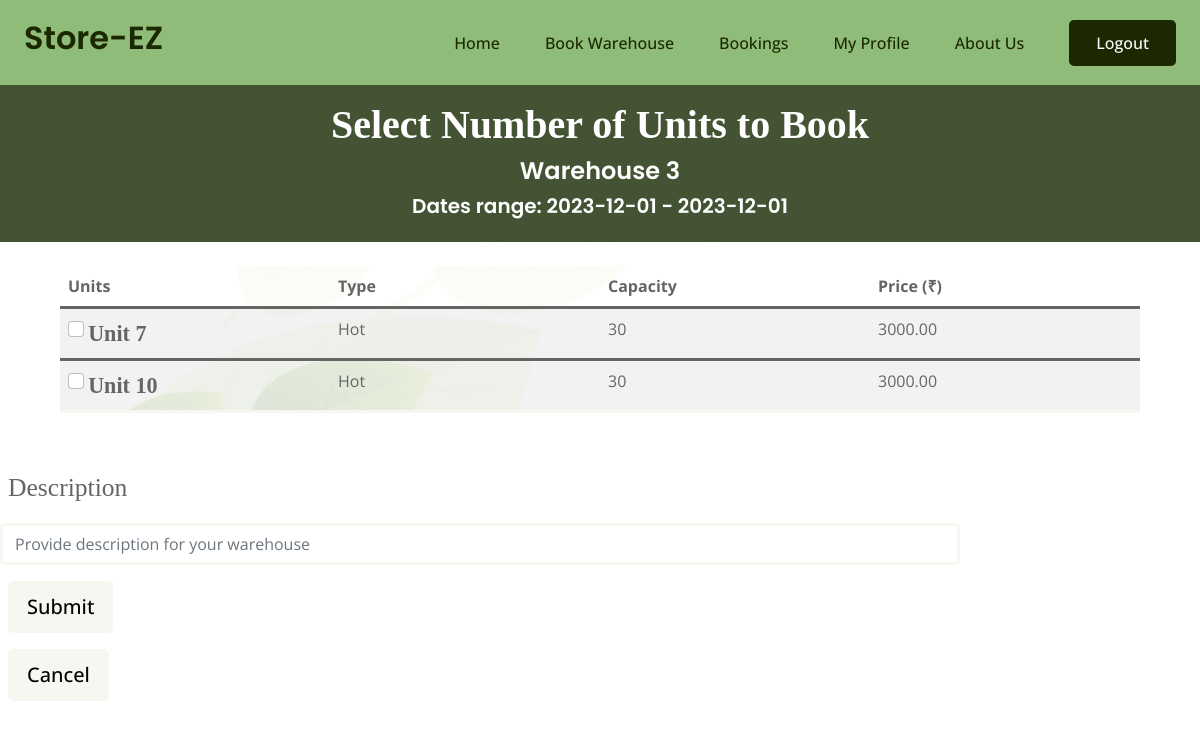
/farmer/book/3/2023-12-01/2023-12-01 (signed in), run on an earlier commit of the app's database.
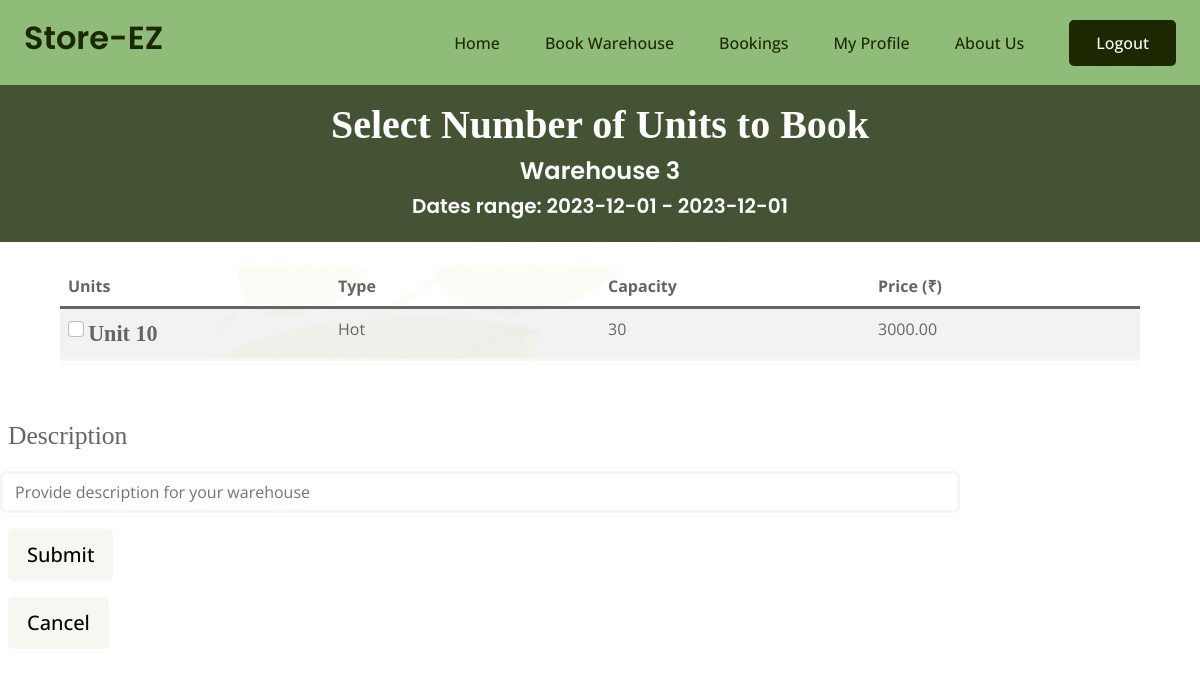
And on a later commit of the database.
### mainapp/models.py (models this page shows, shortened)
class Unit(models.Model):
    id = models.BigAutoField(primary_key=True)
    type = models.CharField(max_length=100) # Check box field
    capacity = models.IntegerField()
    price = models.DecimalField(max_digits=10, decimal_places=2)
    warehouse = models.ForeignKey(Warehouse, on_delete=models.CASCADE)

### farmer/views.py (the view, shortened to what this page needs)
# urls.py: path("farmer/book/<int:id>/<str:start>/<str:end>",views.book,name='book'),
@login_required(login_url='login')
def book(request,id, start, end):
    warehouse = Warehouse.objects.get(id=id)
    all_units = warehouse.unit_set.all()
    end_date = datetime.strptime(end, '%Y-%m-%d').date()
    start_date = datetime.strptime(start, '%Y-%m-%d').date()
    booked_units = Booking.objects.filter(start_date__lte=end_date,end_date__gte=start_date). \
            values_list('unit', flat=True).exclude(unit=None).distinct()
    print("Bookings: ",Booking.objects.filter(start_date__lte=end_date,end_date__gte=start_date))
    print("Booked_units: ",booked_units)
    unbooked_units = all_units.exclude(id__in=booked_units.values_list('unit'))
    total_days = (end_date - start_date).days + 1
    print("Start Date:", start_date)
    print("End Date:", end_date)
    print("Total:",total_days,"Days")
    context = {'startdate':start, 'enddate':end, 'units':unbooked_units, 'total_days':total_days,'id':warehouse.id}
    return render(request,'farmer/book.html',context)

### mainapp/models.py (called while the page is built)
    def __str__(self) -> str:
        return f"{self.id} {self.start_date}-{self.end_date}"

### farmer/templates/farmer/book.html (shortened to what this page needs)
{% extends 'farmerbase.html' %}
{% load static %}
{% block css %}
<link rel="stylesheet" href="{% static 'farmer/tableunit.css' %}">
<link rel="stylesheet" href="{% static 'farmer/style5.css' %}">
<link rel="stylesheet" href="{% static 'farmer/css/cascade.css' %}" />
{% endblock %}
{%block content%}
<div class="outer-box container-fluid " >
  <div class="bg-dgreen">
      <div class="bg-dgreen py-3 d-flex flex-column justify-content-end align-items-center mb-4 rempad">
          <div class="font-large"> <h2 class="text-center ff" style="font-size: 100%; text-decoration-line:none; -webkit-text-fill-color: white;">Select Number of Units to Book</h2><h4 style="color:white">Warehouse {{id}}</h4>
            <h5 style="color:white">Dates range: {{startdate}} - {{enddate}}</h5></div>
        </div>
    </div>
      <form action="" method="post">
        <div class="table-layout">
        <table class="table table-hover table-striped" style="border-radius:20px;  background-image: url({%static 'farmer/bg.png' %})">
          <thead>
            <tr>
              <th scope="col">Units</th>
              <th scope="col">Type</th>
              <th scope="col">Capacity</th>
              <th scope="col">Price (₹)</th>
            </tr>
          </thead>
          {% for unit in units %}
          <tbody>
            <tr>
              <th><input class="form-check-input" name="checkbox" type="checkbox" value="{{unit.id}}">
                <label class="form-check-label ff" for="defaultCheck1" style="font-size: 138%;">
                  Unit {{unit.id}}
                </label></th>
                <td>{{unit.type}}</td>
              <td>{{unit.capacity}}</td>
              <td>{{unit.price}}</td>
            </tr>
          </tbody>
          {% endfor %}
          </table>
        </div>
      <div id="totalPriceDisplay" class="p-2" style="font-size:20px">
      </div>
        <div class="form-group pb-2 redw">
          <label class="py-3 ff m-2 pb-2" for="formGroupExampleInput" style="font-size: 160%;">Description</label>
          <input type="text" class="form-control"  name="description" id="formGroupExampleInput"
            placeholder="Provide description for your warehouse">
        </div>
        <div>
          <input type="submit" class="btn btn-light btn-lg mg m-2 pb-2">
        </form>
        <form action="{% url 'search'%}" method="post">
          <button class="btn btn-light btn-lg mg m-2 pb-2" onclick="location.href='{% url 'search' %}'" type='submit'> Cancel </button>
        </form>
        </div>
{% endblock %}

### templates/farmerbase.html (shortened to what this page needs)
<!DOCTYPE html>
{% load static %}
<html lang="en">
<head>
    <link href="https://cdnjs.cloudflare.com/ajax/libs/font-awesome/5.10.0/css/all.min.css" rel="stylesheet">
    <link href="https://cdn.jsdelivr.net/npm/bootstrap-icons@1.4.1/font/bootstrap-icons.css" rel="stylesheet">
    <link href="{%static 'css/bootstrap.min.css' %}" rel="stylesheet">
    <link href="{%static 'css/base.css' %}" rel="stylesheet">
    {% block css %}
    {% endblock %}
</head>
<body>
    <div class="container-fluid sticky-top bg-primary">
        <div class="container ">
            <nav class="navbar navbar-expand-lg navbar-light p-0 ">
                <a href="{% url 'homepage' %}" class="navbar-brand">
                    <h2 class="text-black">Store-EZ</h2>
                </a>
                <div class="collapse navbar-collapse" id="navbarCollapse">
                    <div class="navbar-nav ms-auto">
                        <a href="{% url 'homepage' %}" class="nav-item nav-link text-black">Home</a>
                        {% if request.user.is_authenticated %}
                            <a href="{% url 'search' %}" class="nav-item nav-link">Book Warehouse</a>
                            <a href="{% url 'farmer_currentbooking' %}" class="nav-item nav-link">Bookings</a>
                            <a href="{% url 'farmer_profile' %}" class="nav-item nav-link">My Profile</a>
                        {% endif %}
                        <a href="{% url 'aboutus' %}" class="nav-item nav-link">About Us</a>
                    </div>
                    {% if request.user.is_authenticated %}
                    <a href="{% url 'logout' %}" class="btn btn-dark py-2 px-4 d-none d-lg-inline-block">Logout</a>
                    {% else %}
                    <a href="{% url 'login' %}" class="btn btn-dark py-2 px-4 d-none d-lg-inline-block">Login/Sign Up</a>
                    {% endif %}
                </div>
            </nav>
        </div>
    </div>
    {% block content %}
    {% endblock content %}
</body>
</html>

### static/css/base.css (style rules this page uses)
.btn { font-weight: 500; transition: .5s; }
.sticky-top { top: -150px; transition: .5s; }
.navbar { padding: 11px 0 !important; height: 85px; }
.navbar .navbar-nav .nav-link { margin-right: 45px; padding: 0; color: var(--bs-dark); font-weight: 500; transition: .5s; outline: none; }
* { margin:0; padding:0; box-sizing:border-box; }

### farmer/static/farmer/tableunit.css (style rules this page uses)
.table-layout { margin: auto; width: 90%; }

### farmer/static/farmer/style5.css (style rules this page uses)
.ff { font-family: "Times New Roman", Times, serif; }
.redw { width: 80%; }

### farmer/static/farmer/css/cascade.css (style rules this page uses)
.outer-box { padding-left: 0%; padding-right: 0%; }
.bg-primary { background-color: black; }
.bg-dgreen { background-color: #435334; }
.font-large { color: white; font-size: 2.5em; text-align: center; }
.rempad { border-radius: 50%; }
table { table-layout: fixed ; width: 100% ; }
td { width: 33% ; }

What changed in the data, as far as the page shows it:
removed Unit: id "7", type "Hot", capacity "30", price "3000.00"
